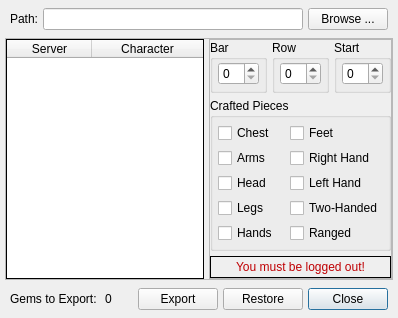
<?xml version="1.0" encoding="UTF-8"?>
<ui version="4.0">
 <class>CraftingBar</class>
 <widget class="QDialog" name="CraftingBar">
  <property name="geometry">
   <rect>
    <x>0</x>
    <y>0</y>
    <width>398</width>
    <height>292</height>
   </rect>
  </property>
  <property name="windowTitle">
   <string>Dialog</string>
  </property>
  <layout class="QVBoxLayout">
   <property name="spacing">
    <number>5</number>
   </property>
   <property name="leftMargin">
    <number>5</number>
   </property>
   <property name="topMargin">
    <number>5</number>
   </property>
   <property name="rightMargin">
    <number>5</number>
   </property>
   <property name="bottomMargin">
    <number>5</number>
   </property>
   <item>
    <layout class="QHBoxLayout">
     <property name="spacing">
      <number>5</number>
     </property>
     <property name="leftMargin">
      <number>5</number>
     </property>
     <property name="topMargin">
      <number>3</number>
     </property>
     <property name="rightMargin">
      <number>5</number>
     </property>
     <property name="bottomMargin">
      <number>3</number>
     </property>
     <item>
      <widget class="QLabel" name="CrafterPathLabel">
       <property name="text">
        <string>Path:</string>
       </property>
      </widget>
     </item>
     <item>
      <widget class="QLineEdit" name="CrafterPath"/>
     </item>
     <item>
      <widget class="QPushButton" name="BrowseButton">
       <property name="text">
        <string>Browse ...</string>
       </property>
       <property name="autoDefault">
        <bool>false</bool>
       </property>
      </widget>
     </item>
    </layout>
   </item>
   <item>
    <widget class="QFrame" name="frame">
     <property name="frameShape">
      <enum>QFrame::StyledPanel</enum>
     </property>
     <property name="frameShadow">
      <enum>QFrame::Raised</enum>
     </property>
     <layout class="QHBoxLayout">
      <property name="spacing">
       <number>5</number>
      </property>
      <property name="leftMargin">
       <number>0</number>
      </property>
      <property name="topMargin">
       <number>0</number>
      </property>
      <property name="rightMargin">
       <number>0</number>
      </property>
      <property name="bottomMargin">
       <number>0</number>
      </property>
      <item>
       <widget class="QTableWidget" name="CrafterTable">
        <property name="contextMenuPolicy">
         <enum>Qt::DefaultContextMenu</enum>
        </property>
        <property name="frameShape">
         <enum>QFrame::Box</enum>
        </property>
        <property name="frameShadow">
         <enum>QFrame::Plain</enum>
        </property>
        <property name="sizeAdjustPolicy">
         <enum>QAbstractScrollArea::AdjustIgnored</enum>
        </property>
        <property name="editTriggers">
         <set>QAbstractItemView::NoEditTriggers</set>
        </property>
        <property name="showDropIndicator" stdset="0">
         <bool>false</bool>
        </property>
        <property name="alternatingRowColors">
         <bool>false</bool>
        </property>
        <property name="selectionMode">
         <enum>QAbstractItemView::SingleSelection</enum>
        </property>
        <property name="selectionBehavior">
         <enum>QAbstractItemView::SelectRows</enum>
        </property>
        <property name="showGrid">
         <bool>false</bool>
        </property>
        <property name="gridStyle">
         <enum>Qt::NoPen</enum>
        </property>
        <property name="sortingEnabled">
         <bool>false</bool>
        </property>
        <property name="wordWrap">
         <bool>false</bool>
        </property>
        <property name="cornerButtonEnabled">
         <bool>false</bool>
        </property>
        <attribute name="horizontalHeaderVisible">
         <bool>true</bool>
        </attribute>
        <attribute name="horizontalHeaderCascadingSectionResizes">
         <bool>false</bool>
        </attribute>
        <attribute name="horizontalHeaderDefaultSectionSize">
         <number>85</number>
        </attribute>
        <attribute name="horizontalHeaderHighlightSections">
         <bool>false</bool>
        </attribute>
        <attribute name="horizontalHeaderMinimumSectionSize">
         <number>50</number>
        </attribute>
        <attribute name="horizontalHeaderShowSortIndicator" stdset="0">
         <bool>false</bool>
        </attribute>
        <attribute name="horizontalHeaderStretchLastSection">
         <bool>true</bool>
        </attribute>
        <attribute name="verticalHeaderVisible">
         <bool>false</bool>
        </attribute>
        <attribute name="verticalHeaderDefaultSectionSize">
         <number>20</number>
        </attribute>
        <attribute name="verticalHeaderHighlightSections">
         <bool>false</bool>
        </attribute>
        <attribute name="verticalHeaderMinimumSectionSize">
         <number>20</number>
        </attribute>
        <column>
         <property name="text">
          <string>Server</string>
         </property>
        </column>
        <column>
         <property name="text">
          <string>Character</string>
         </property>
        </column>
       </widget>
      </item>
      <item>
       <widget class="QFrame" name="frame">
        <property name="frameShape">
         <enum>QFrame::StyledPanel</enum>
        </property>
        <property name="frameShadow">
         <enum>QFrame::Raised</enum>
        </property>
        <layout class="QVBoxLayout">
         <property name="spacing">
          <number>5</number>
         </property>
         <property name="leftMargin">
          <number>0</number>
         </property>
         <property name="topMargin">
          <number>0</number>
         </property>
         <property name="rightMargin">
          <number>0</number>
         </property>
         <property name="bottomMargin">
          <number>0</number>
         </property>
         <item>
          <layout class="QHBoxLayout">
           <property name="spacing">
            <number>5</number>
           </property>
           <property name="leftMargin">
            <number>0</number>
           </property>
           <property name="topMargin">
            <number>0</number>
           </property>
           <property name="rightMargin">
            <number>0</number>
           </property>
           <property name="bottomMargin">
            <number>0</number>
           </property>
           <item>
            <widget class="QGroupBox" name="groupBox">
             <property name="title">
              <string>Bar</string>
             </property>
             <layout class="QHBoxLayout">
              <property name="spacing">
               <number>5</number>
              </property>
              <property name="leftMargin">
               <number>5</number>
              </property>
              <property name="topMargin">
               <number>2</number>
              </property>
              <property name="rightMargin">
               <number>5</number>
              </property>
              <property name="bottomMargin">
               <number>5</number>
              </property>
              <item>
               <widget class="QSpinBox" name="QuickbarNum"/>
              </item>
             </layout>
            </widget>
           </item>
           <item>
            <widget class="QGroupBox" name="groupBox">
             <property name="title">
              <string>Row</string>
             </property>
             <layout class="QHBoxLayout">
              <property name="spacing">
               <number>5</number>
              </property>
              <property name="leftMargin">
               <number>5</number>
              </property>
              <property name="topMargin">
               <number>2</number>
              </property>
              <property name="rightMargin">
               <number>5</number>
              </property>
              <property name="bottomMargin">
               <number>5</number>
              </property>
              <item>
               <widget class="QSpinBox" name="QuickbarRow"/>
              </item>
             </layout>
            </widget>
           </item>
           <item>
            <widget class="QGroupBox" name="groupBox">
             <property name="title">
              <string>Start</string>
             </property>
             <layout class="QHBoxLayout">
              <property name="spacing">
               <number>5</number>
              </property>
              <property name="leftMargin">
               <number>5</number>
              </property>
              <property name="topMargin">
               <number>2</number>
              </property>
              <property name="rightMargin">
               <number>5</number>
              </property>
              <property name="bottomMargin">
               <number>5</number>
              </property>
              <item>
               <widget class="QSpinBox" name="QuickbarStart"/>
              </item>
             </layout>
            </widget>
           </item>
          </layout>
         </item>
         <item>
          <widget class="QGroupBox" name="groupBox">
           <property name="title">
            <string>Crafted Pieces</string>
           </property>
           <layout class="QGridLayout">
            <property name="leftMargin">
             <number>5</number>
            </property>
            <property name="topMargin">
             <number>5</number>
            </property>
            <property name="rightMargin">
             <number>5</number>
            </property>
            <property name="bottomMargin">
             <number>5</number>
            </property>
            <property name="spacing">
             <number>5</number>
            </property>
            <item row="1" column="0">
             <widget class="QCheckBox" name="ChestCheckBox">
              <property name="text">
               <string>Chest</string>
              </property>
             </widget>
            </item>
            <item row="3" column="0">
             <widget class="QCheckBox" name="HeadCheckBox">
              <property name="text">
               <string>Head</string>
              </property>
             </widget>
            </item>
            <item row="2" column="0">
             <widget class="QCheckBox" name="ArmsCheckBox">
              <property name="text">
               <string>Arms</string>
              </property>
             </widget>
            </item>
            <item row="5" column="0">
             <widget class="QCheckBox" name="HandsCheckBox">
              <property name="text">
               <string>Hands</string>
              </property>
             </widget>
            </item>
            <item row="4" column="0">
             <widget class="QCheckBox" name="LegsCheckBox">
              <property name="text">
               <string>Legs</string>
              </property>
             </widget>
            </item>
            <item row="1" column="1">
             <widget class="QCheckBox" name="FeetCheckBox">
              <property name="text">
               <string>Feet</string>
              </property>
             </widget>
            </item>
            <item row="2" column="1">
             <widget class="QCheckBox" name="RightHandCheckBox">
              <property name="text">
               <string>Right Hand</string>
              </property>
             </widget>
            </item>
            <item row="3" column="1">
             <widget class="QCheckBox" name="LeftHandCheckBox">
              <property name="text">
               <string>Left Hand</string>
              </property>
             </widget>
            </item>
            <item row="4" column="1">
             <widget class="QCheckBox" name="TwoHandedCheckBox">
              <property name="text">
               <string>Two-Handed</string>
              </property>
             </widget>
            </item>
            <item row="5" column="1">
             <widget class="QCheckBox" name="RangedCheckBox">
              <property name="text">
               <string>Ranged</string>
              </property>
             </widget>
            </item>
            <item row="6" column="0" colspan="2">
             <spacer>
              <property name="orientation">
               <enum>Qt::Vertical</enum>
              </property>
              <property name="sizeHint" stdset="0">
               <size>
                <width>20</width>
                <height>40</height>
               </size>
              </property>
             </spacer>
            </item>
           </layout>
          </widget>
         </item>
         <item>
          <widget class="QFrame" name="frame">
           <property name="frameShape">
            <enum>QFrame::Box</enum>
           </property>
           <layout class="QHBoxLayout">
            <property name="spacing">
             <number>5</number>
            </property>
            <property name="leftMargin">
             <number>3</number>
            </property>
            <property name="topMargin">
             <number>3</number>
            </property>
            <property name="rightMargin">
             <number>3</number>
            </property>
            <property name="bottomMargin">
             <number>3</number>
            </property>
            <item>
             <widget class="QLabel" name="WarningLabel">
              <property name="text">
               <string>&lt;html&gt;&lt;head/&gt;&lt;body&gt;&lt;p&gt;&lt;span style=&quot; color:#bf0003;&quot;&gt;You must be logged out!&lt;/span&gt;&lt;/p&gt;&lt;/body&gt;&lt;/html&gt;</string>
              </property>
              <property name="alignment">
               <set>Qt::AlignCenter</set>
              </property>
              <property name="wordWrap">
               <bool>false</bool>
              </property>
             </widget>
            </item>
           </layout>
          </widget>
         </item>
        </layout>
       </widget>
      </item>
     </layout>
    </widget>
   </item>
   <item>
    <layout class="QHBoxLayout">
     <property name="spacing">
      <number>5</number>
     </property>
     <property name="leftMargin">
      <number>5</number>
     </property>
     <property name="topMargin">
      <number>3</number>
     </property>
     <property name="rightMargin">
      <number>5</number>
     </property>
     <property name="bottomMargin">
      <number>3</number>
     </property>
     <item>
      <widget class="QLabel" name="GemExportCountLabel">
       <property name="text">
        <string>Gems to Export: </string>
       </property>
      </widget>
     </item>
     <item>
      <widget class="QLabel" name="GemExportCount">
       <property name="text">
        <string>0</string>
       </property>
      </widget>
     </item>
     <item>
      <spacer>
       <property name="orientation">
        <enum>Qt::Horizontal</enum>
       </property>
       <property name="sizeHint" stdset="0">
        <size>
         <width>40</width>
         <height>20</height>
        </size>
       </property>
      </spacer>
     </item>
     <item>
      <widget class="QPushButton" name="ExportButton">
       <property name="text">
        <string>Export</string>
       </property>
       <property name="autoDefault">
        <bool>false</bool>
       </property>
      </widget>
     </item>
     <item>
      <widget class="QPushButton" name="RestoreButton">
       <property name="text">
        <string>Restore</string>
       </property>
      </widget>
     </item>
     <item>
      <widget class="QPushButton" name="CloseButton">
       <property name="text">
        <string>Close</string>
       </property>
       <property name="default">
        <bool>true</bool>
       </property>
      </widget>
     </item>
    </layout>
   </item>
  </layout>
 </widget>
 <resources/>
 <connections/>
</ui>
